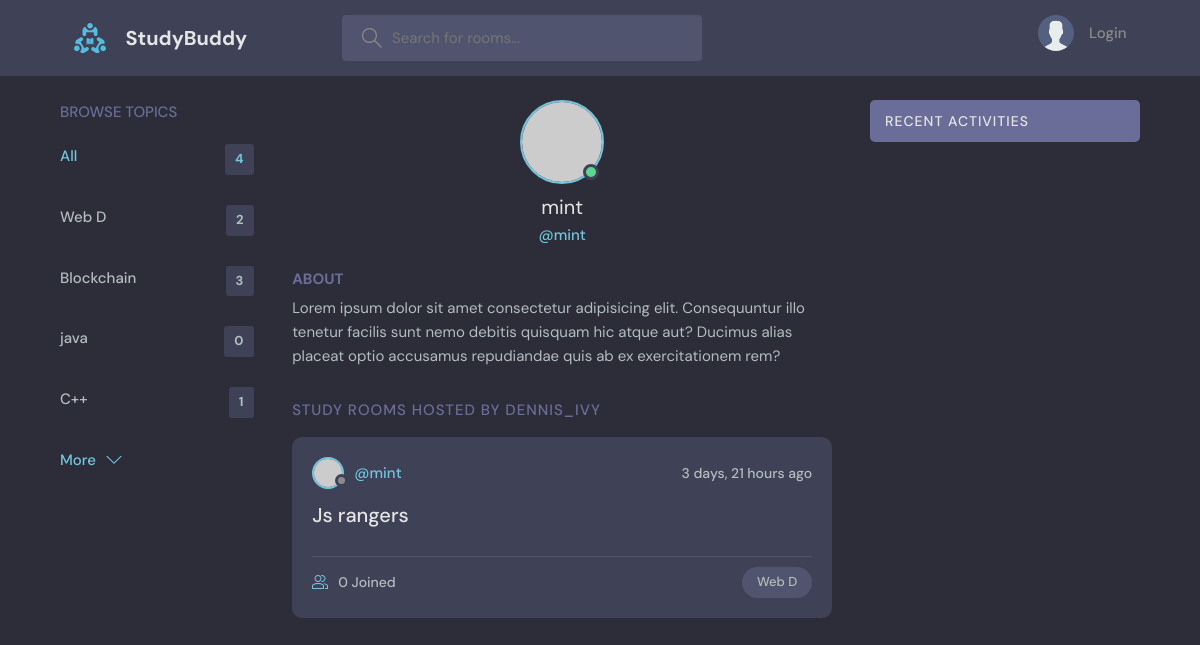
Page /profile/5/ on the earlier database version.
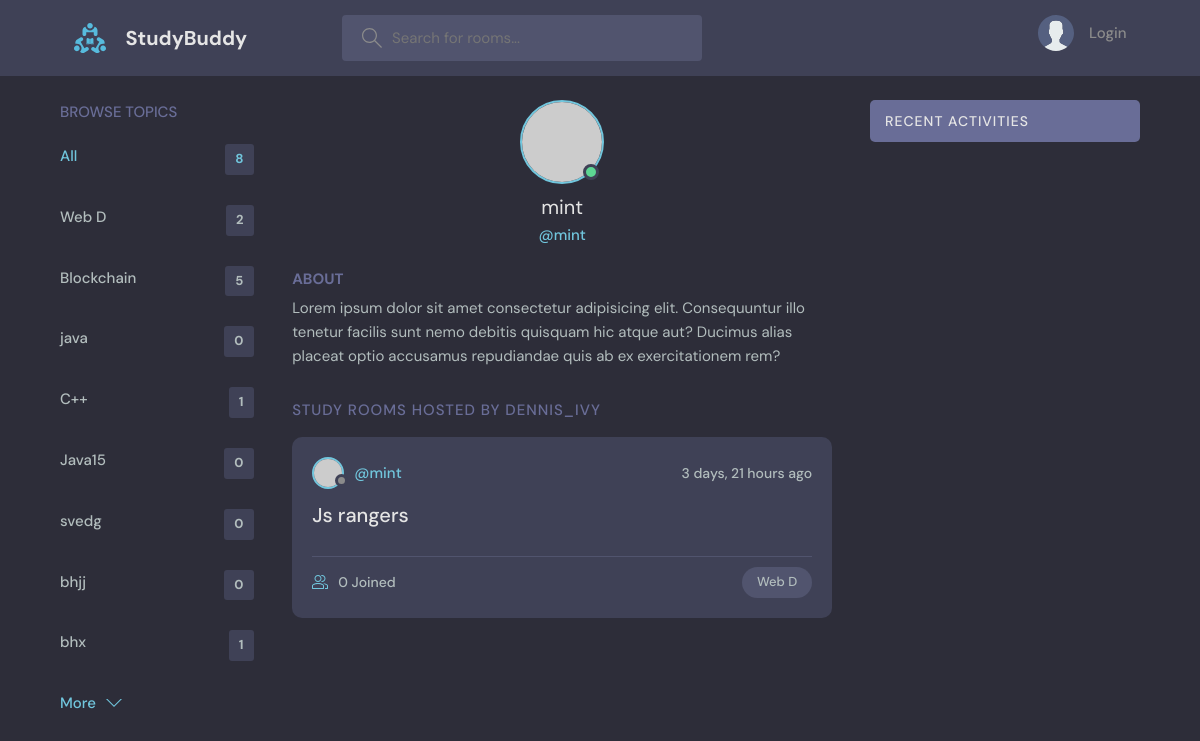
Same page on the later database version.
### base/models.py (models this page shows, shortened)
class Topic(models.Model):
    name=models.CharField(max_length=200)

class Room(models.Model):
    host=models.ForeignKey(User, on_delete=models.SET_NULL, null=True)
    topic=models.ForeignKey(Topic, on_delete=models.SET_NULL, null=True)
    name=models.CharField(max_length=200)
    desccription=models.TextField(null=True, blank=True)
    participants=models.ManyToManyField(User, related_name='participants', blank=True)
    updated=models.DateTimeField(auto_now=True)
    created=models.DateTimeField(auto_now_add=True)
    class Meta:
        ordering=['-updated', '-created']

### base/views.py (the view)
# urls.py: path('profile/<str:pk>/', views.userProfile, name="user-profile"),
def userProfile(request, pk):
    user=User.objects.get(id=pk)
    rooms=user.room_set.all()
    room_messages=user.message_set.all()
    topics=Topic.objects.all()
    context={"user":user, "rooms":rooms, "room_messages":room_messages, "topics":topics}
    return render(request, 'base/profile.html', context)

### base/Templates/base/profile.html (shortened to what this page needs)
{% extends 'Main.html' %}
{% block content %}
<main class="profile-page layout layout--3">
    <div class="container">
      {% include 'base/topic_components.html' %}
      <div class="roomList">
        <div class="profile">
          <div class="profile__avatar">
            <div class="avatar avatar--large active">
              <img src="https://randomuser.me/api/portraits/men/11.jpg" />
            </div>
          </div>
          <div class="profile__info">
            <h3>{{user.username}}</h3>
            <p>@{{user.username}}</p>
          </div>
          <div class="profile__about">
            <h3>About</h3>
            <p>
              Lorem ipsum dolor sit amet consectetur adipisicing elit. Consequuntur illo tenetur
              facilis sunt nemo debitis quisquam hic atque aut? Ducimus alias placeat optio
              accusamus repudiandae quis ab ex exercitationem rem?
            </p>
          </div>
        </div>
        <div class="roomList__header">
          <div>
            <h2>Study Rooms Hosted by dennis_ivy</a>
            </h2>
          </div>
        </div>
        {% include 'base/feed_component.html' %}
      </div>
        {% include 'base/activity_component.html' %}
    </div>
  </main>
  {% endblock content %}

### base/Templates/base/topic_components.html
<div class="topics">
    <div class="topics__header">
      <h2>Browse Topics</h2>
    </div>
    <ul class="topics__list">
      <li>
        <a href="{% url 'Home' %}" class="active">All <span>{{topics.count}}</span></a>
      </li>
      {% for topic in topics %}
      <li>
        <a href="{% url 'Home' %}?q={{topic.name}}">{{topic.name}} <span>{{topic.room_set.all.count}}</span> </a>
      </li>
      {% endfor %}
    </ul>
    <a class="btn btn--link" href="topics.html">
      More
      <svg version="1.1" xmlns="http://www.w3.org/2000/svg" width="32" height="32" viewBox="0 0 32 32">
        <title>chevron-down</title>
        <path d="M16 21l-13-13h-3l16 16 16-16h-3l-13 13z"></path>
      </svg>
    </a>
  </div>

### base/Templates/base/feed_component.html (shortened to what this page needs)
{% for room in rooms %}
<div class="roomListRoom">
    <div class="roomListRoom__header">
      <a href="{% url 'user-profile' room.host.id %}" class="roomListRoom__author">
        <div class="avatar avatar--small">
          <img src="https://randomuser.me/api/portraits/women/11.jpg" />
        </div>
        <span>@{{room.host.username}}</span>
      </a>
      <div class="roomListRoom__actions">
        <span>{{room.created|timesince}} ago</span>
      </div>
    </div>
    <div class="roomListRoom__content">
      <a href="{% url 'room' room.id %}">{{room.name}}</a>
    </div>
    <div class="roomListRoom__meta">
      <a href="{% url 'room' room.id %}" class="roomListRoom__joined">
        {{room.participants.all.count}} Joined
      </a>
      <p class="roomListRoom__topic">{{room.topic.name}}</p>
    </div>
  </div>
{% endfor %}

Differences in the rows shown:
computed for Topic "Blockchain": room_set.all.count "3" → "5"
added Topic: name "Java15", room_set.all.count "0"
added Topic: name "svedg", room_set.all.count "0"
added Topic: name "bhjj", room_set.all.count "0"
added Topic: name "bhx", room_set.all.count "1"
Other differences:
{{ topics.count }}: "4" → "8"
